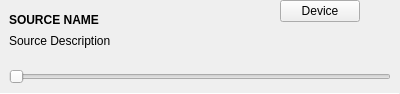
<?xml version="1.0" encoding="UTF-8"?>
<ui version="4.0">
 <class>SinkInputWidget</class>
 <widget class="QWidget" name="SinkInputWidget">
  <property name="geometry">
   <rect>
    <x>0</x>
    <y>0</y>
    <width>400</width>
    <height>94</height>
   </rect>
  </property>
  <property name="windowTitle">
   <string>Form</string>
  </property>
  <layout class="QVBoxLayout" name="verticalLayout">
   <property name="spacing">
    <number>0</number>
   </property>
   <property name="leftMargin">
    <number>0</number>
   </property>
   <property name="topMargin">
    <number>0</number>
   </property>
   <property name="rightMargin">
    <number>0</number>
   </property>
   <property name="bottomMargin">
    <number>0</number>
   </property>
   <item>
    <layout class="QHBoxLayout" name="horizontalLayout">
     <property name="spacing">
      <number>0</number>
     </property>
     <item>
      <layout class="QVBoxLayout" name="verticalLayout_2">
       <property name="leftMargin">
        <number>9</number>
       </property>
       <property name="topMargin">
        <number>9</number>
       </property>
       <property name="rightMargin">
        <number>9</number>
       </property>
       <property name="bottomMargin">
        <number>9</number>
       </property>
       <item>
        <widget class="QLabel" name="nameLabel">
         <property name="sizePolicy">
          <sizepolicy hsizetype="Expanding" vsizetype="Preferred">
           <horstretch>0</horstretch>
           <verstretch>0</verstretch>
          </sizepolicy>
         </property>
         <property name="font">
          <font>
           <weight>75</weight>
           <bold>true</bold>
          </font>
         </property>
         <property name="text">
          <string notr="true">SOURCE NAME</string>
         </property>
        </widget>
       </item>
       <item>
        <widget class="QLabel" name="descriptionLabel">
         <property name="text">
          <string notr="true">Source Description</string>
         </property>
        </widget>
       </item>
      </layout>
     </item>
     <item>
      <layout class="QVBoxLayout" name="verticalLayout_3">
       <property name="spacing">
        <number>0</number>
       </property>
       <item>
        <layout class="QHBoxLayout" name="horizontalLayout_2">
         <property name="spacing">
          <number>0</number>
         </property>
         <item>
          <widget class="QPushButton" name="sinkSelectionButton">
           <property name="text">
            <string notr="true">Device</string>
           </property>
          </widget>
         </item>
         <item>
          <widget class="QPushButton" name="muteButton">
           <property name="sizePolicy">
            <sizepolicy hsizetype="Preferred" vsizetype="Maximum">
             <horstretch>0</horstretch>
             <verstretch>0</verstretch>
            </sizepolicy>
           </property>
           <property name="text">
            <string/>
           </property>
           <property name="icon">
            <iconset theme="audio-volume-muted">
             <normaloff>.</normaloff>.</iconset>
           </property>
           <property name="checkable">
            <bool>true</bool>
           </property>
           <property name="flat">
            <bool>true</bool>
           </property>
          </widget>
         </item>
        </layout>
       </item>
       <item>
        <widget class="QWidget" name="widget" native="true"/>
       </item>
      </layout>
     </item>
    </layout>
   </item>
   <item>
    <layout class="QGridLayout" name="gridLayout">
     <property name="leftMargin">
      <number>9</number>
     </property>
     <property name="topMargin">
      <number>9</number>
     </property>
     <property name="rightMargin">
      <number>9</number>
     </property>
     <property name="bottomMargin">
      <number>9</number>
     </property>
     <property name="spacing">
      <number>6</number>
     </property>
     <item row="0" column="0">
      <widget class="QSlider" name="volumeSlider">
       <property name="orientation">
        <enum>Qt::Horizontal</enum>
       </property>
      </widget>
     </item>
    </layout>
   </item>
   <item>
    <widget class="Line" name="line">
     <property name="maximumSize">
      <size>
       <width>16777215</width>
       <height>1</height>
      </size>
     </property>
     <property name="orientation">
      <enum>Qt::Horizontal</enum>
     </property>
    </widget>
   </item>
  </layout>
 </widget>
 <resources/>
 <connections/>
</ui>
